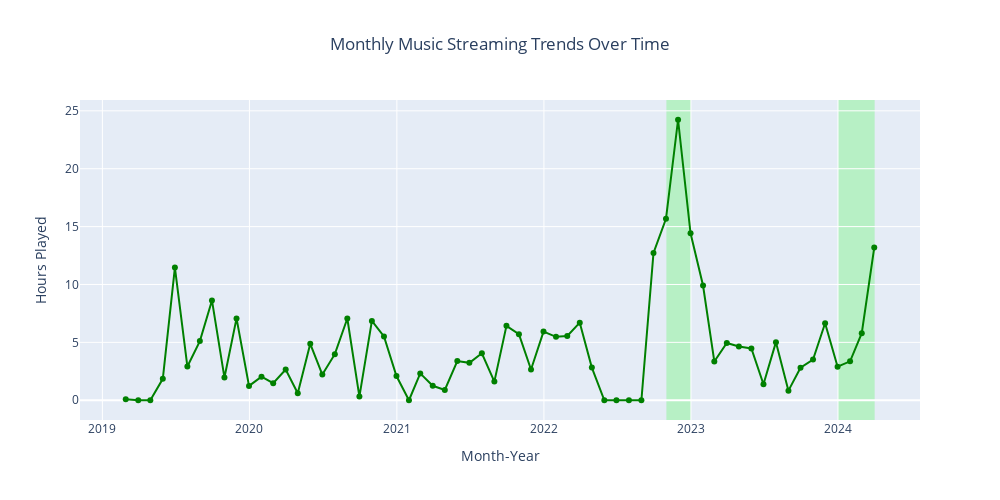

The notebook cell saved with this chart:
### Markdown cell above
#### **Podcast Streaming**

### Code cell
# Set 'ts' column as the index
indexed = spotify_podcast.set_index('ts', inplace=False)

# Resample the data on a monthly basis
streaming_trends = indexed.resample('M').sum()

# Create a line plot using Plotly Express
fig = px.line(streaming_trends, x=streaming_trends.index, y=(streaming_trends['ms_played'] / (1000 * 60 * 60)).round(2),
              labels={'ts': 'Month-Year', 'y': 'Hours Played'},
              title='Monthly Audio Streaming Trends Over Time',
              color_discrete_sequence=['green'], markers=True)

fig.add_vrect(x0="2022-11-01", x1="2023-01-01", fillcolor="rgba(0,255,0,0.2)", layer="below", line_width=0)
fig.add_vrect(x0="2024-01-01", x1="2024-04-01", fillcolor="rgba(0,255,0,0.2)", layer="below", line_width=0)

fig.update_layout(title=dict(text='Monthly Music Streaming Trends Over Time', x=0.5),
                  xaxis_title='Month-Year',
                  yaxis_title='Hours Played',
                  width=1000, height=500)
fig.show()

### Figure 1 — Plotly figure (JSON) as saved in the notebook; plotly's stock layout.template omitted (floating-point values rounded to 4 significant figures)
{"data": [{"hovertemplate": "Month-Year=%{x}<br>Hours Played=%{y}<extra></extra>", "legendgroup": "", "line": {"color": "green", "dash": "solid"}, "marker": {"symbol": "circle"}, "mode": "lines+markers", "name": "", "orientation": "v", "showlegend": false, "type": "scatter", "x": ["2019-02-28T00:00:00+00:00", "2019-03-31T00:00:00+00:00", "2019-04-30T00:00:00+00:00", "2019-05-31T00:00:00+00:00", "2019-06-30T00:00:00+00:00", "2019-07-31T00:00:00+00:00", "2019-08-31T00:00:00+00:00", "2019-09-30T00:00:00+00:00", "2019-10-31T00:00:00+00:00", "2019-11-30T00:00:00+00:00", "2019-12-31T00:00:00+00:00", "2020-01-31T00:00:00+00:00", "2020-02-29T00:00:00+00:00", "2020-03-31T00:00:00+00:00", "2020-04-30T00:00:00+00:00", "2020-05-31T00:00:00+00:00", "2020-06-30T00:00:00+00:00", "2020-07-31T00:00:00+00:00", "2020-08-31T00:00:00+00:00", "2020-09-30T00:00:00+00:00", "2020-10-31T00:00:00+00:00", "2020-11-30T00:00:00+00:00", "2020-12-31T00:00:00+00:00", "2021-01-31T00:00:00+00:00", "2021-02-28T00:00:00+00:00", "2021-03-31T00:00:00+00:00", "2021-04-30T00:00:00+00:00", "2021-05-31T00:00:00+00:00", "2021-06-30T00:00:00+00:00", "2021-07-31T00:00:00+00:00", "2021-08-31T00:00:00+00:00", "2021-09-30T00:00:00+00:00", "2021-10-31T00:00:00+00:00", "2021-11-30T00:00:00+00:00", "2021-12-31T00:00:00+00:00", "2022-01-31T00:00:00+00:00", "2022-02-28T00:00:00+00:00", "2022-03-31T00:00:00+00:00", "2022-04-30T00:00:00+00:00", "2022-05-31T00:00:00+00:00", "2022-06-30T00:00:00+00:00", "2022-07-31T00:00:00+00:00", "2022-08-31T00:00:00+00:00", "2022-09-30T00:00:00+00:00", "2022-10-31T00:00:00+00:00", "2022-11-30T00:00:00+00:00", "2022-12-31T00:00:00+00:00", "2023-01-31T00:00:00+00:00", "2023-02-28T00:00:00+00:00", "2023-03-31T00:00:00+00:00", "2023-04-30T00:00:00+00:00", "2023-05-31T00:00:00+00:00", "2023-06-30T00:00:00+00:00", "2023-07-31T00:00:00+00:00", "2023-08-31T00:00:00+00:00", "2023-09-30T00:00:00+00:00", "2023-10-31T00:00:00+00:00", "2023-11-30T00:00:00+00:00", "2023-12-31T00:00:00+00:00", "2024-01-31T00:00:00+00:00", "2024-02-29T00:00:00+00:00", "2024-03-31T00:00:00+00:00"], "xaxis": "x", "y": [0.08, 0, 0, 1.85, 11.46, 2.91, 5.11, 8.62, 1.96, 7.07, 1.24, 2.04, 1.47, 2.66, 0.61, 4.88, 2.22, 3.98, 7.06, 0.32, 6.85, 5.51, 2.09, 0, 2.32, 1.25, 0.89, 3.38, 3.23, 4.06, 1.61, 6.43, 5.71, 2.66, 5.93, 5.48, 5.55, 6.7, 2.82, 0, 0, 0, 0, 12.73, 15.67, 24.23, 14.42, 9.91, 3.35, 4.95, 4.64, 4.48, 1.38, 5.02, 0.83, 2.81, 3.52, 6.65, 2.9, 3.36, 5.79, 13.19], "yaxis": "y"}], "layout": {"height": 500, "legend": {"tracegroupgap": 0}, "shapes": [{"fillcolor": "rgba(0,255,0,0.2)", "layer": "below", "line": {"width": 0}, "type": "rect", "x0": "2022-11-01", "x1": "2023-01-01", "xref": "x", "y0": 0, "y1": 1, "yref": "y domain"}, {"fillcolor": "rgba(0,255,0,0.2)", "layer": "below", "line": {"width": 0}, "type": "rect", "x0": "2024-01-01", "x1": "2024-04-01", "xref": "x", "y0": 0, "y1": 1, "yref": "y domain"}], "title": {"text": "Monthly Music Streaming Trends Over Time", "x": 0.5}, "width": 1000, "xaxis": {"anchor": "y", "domain": [0, 1], "title": {"text": "Month-Year"}}, "yaxis": {"anchor": "x", "domain": [0, 1], "title": {"text": "Hours Played"}}}}
